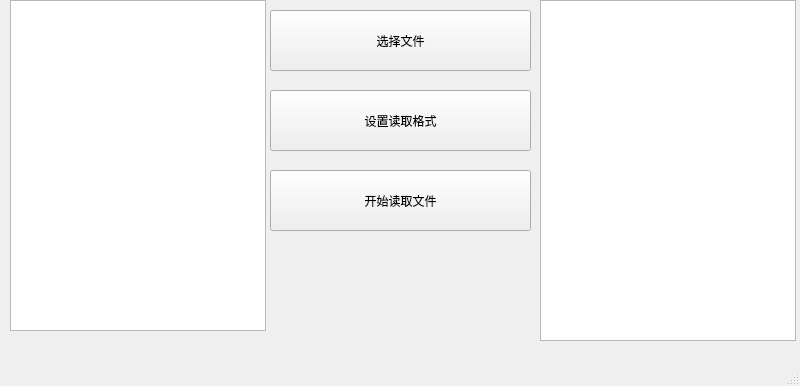
<?xml version="1.0" encoding="UTF-8"?>
<ui version="4.0">
 <class>MainWindow</class>
 <widget class="QMainWindow" name="MainWindow">
  <property name="geometry">
   <rect>
    <x>0</x>
    <y>0</y>
    <width>800</width>
    <height>386</height>
   </rect>
  </property>
  <property name="windowTitle">
   <string>MainWindow</string>
  </property>
  <property name="windowIcon">
   <iconset resource="icons.qrc">
    <normaloff>:/new/prefix1/pictures/4dee03199f1d8095398460ce366c0fe.jpg</normaloff>:/new/prefix1/pictures/4dee03199f1d8095398460ce366c0fe.jpg</iconset>
  </property>
  <widget class="QWidget" name="centralwidget">
   <widget class="QTextBrowser" name="textBrowser">
    <property name="geometry">
     <rect>
      <x>10</x>
      <y>0</y>
      <width>256</width>
      <height>331</height>
     </rect>
    </property>
   </widget>
   <widget class="QTextBrowser" name="textBrowser_2">
    <property name="geometry">
     <rect>
      <x>540</x>
      <y>0</y>
      <width>256</width>
      <height>341</height>
     </rect>
    </property>
   </widget>
   <widget class="QPushButton" name="pushButton">
    <property name="geometry">
     <rect>
      <x>270</x>
      <y>10</y>
      <width>261</width>
      <height>61</height>
     </rect>
    </property>
    <property name="text">
     <string>选择文件</string>
    </property>
   </widget>
   <widget class="QPushButton" name="pushButton_2">
    <property name="geometry">
     <rect>
      <x>270</x>
      <y>90</y>
      <width>261</width>
      <height>61</height>
     </rect>
    </property>
    <property name="text">
     <string>设置读取格式</string>
    </property>
   </widget>
   <widget class="QPushButton" name="pushButton_3">
    <property name="geometry">
     <rect>
      <x>270</x>
      <y>170</y>
      <width>261</width>
      <height>61</height>
     </rect>
    </property>
    <property name="text">
     <string>开始读取文件</string>
    </property>
   </widget>
  </widget>
  <widget class="QMenuBar" name="menubar">
   <property name="geometry">
    <rect>
     <x>0</x>
     <y>0</y>
     <width>800</width>
     <height>23</height>
    </rect>
   </property>
  </widget>
  <widget class="QStatusBar" name="statusbar"/>
 </widget>
 <resources>
  <include location="icons.qrc"/>
 </resources>
 <connections/>
</ui>
